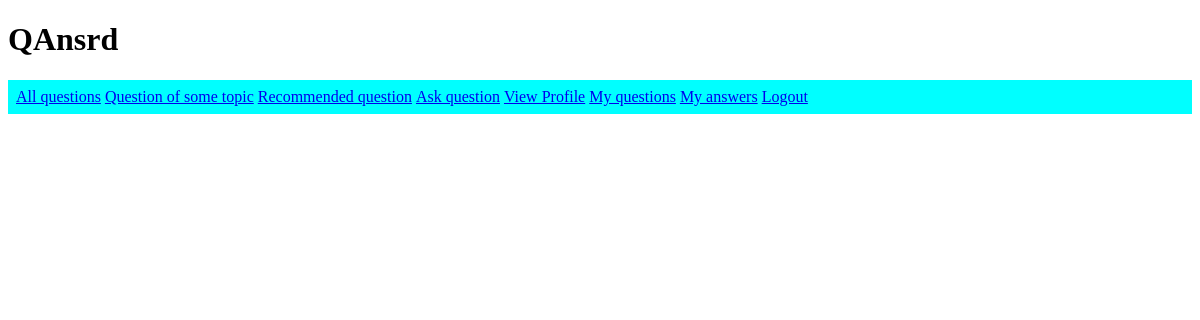
The page /answers (signed in) on the database as committed earlier.
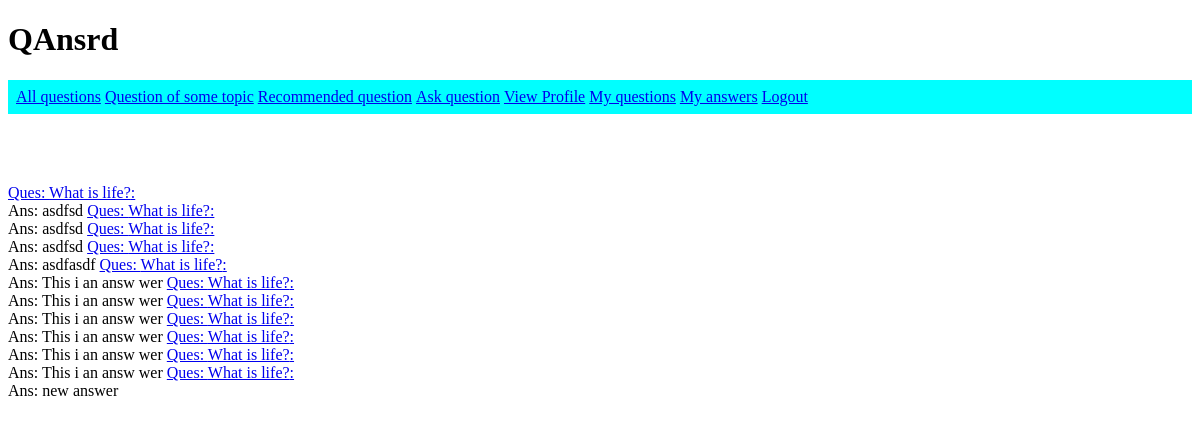
The same page on the database as committed later.
### models.py (models this page shows, shortened)
class Answer(db.Model):
    id = db.Column(db.Integer, primary_key=True)
    answer_text = db.Column(db.String(1000))
    user_id = db.Column(db.Integer, db.ForeignKey('user.id'))
    question_id = db.Column(db.Integer, db.ForeignKey('question.id'))

class Question(db.Model):
    id = db.Column(db.Integer, primary_key=True)
    question_text = db.Column(db.String(1000))
    user_id = db.Column(db.Integer, db.ForeignKey('user.id'))
    question_tags = db.relationship('QuestionTag', backref='question', lazy = 'dynamic')#relatioship with question
    answers = db.relationship('Answer', backref='question', lazy = 'dynamic')

### app.py (the view)
@app.route('/answers')
def my_answers():
    uname = session['user']
    user = User.query.filter_by(uname=uname).first()
    answers = user.answers.all()
    return render_template('answers.html', answers=answers)

### templates/answers.html
{% extends "base.html" %}
{% block body %}
{% for answer in answers %}
<a href="/qs/{{answer.question.id}}">
        Ques: {{ answer.question.question_text }}: <br>
    </a>
    Ans: {{ answer.answer_text }}
{% endfor %}
{% endblock %}

### templates/base.html (shortened to what this page needs)
<!DOCTYPE html>
<html lang="en">
<head>
</head>
<body>
    <h1> QAnsrd </h1>
    <ul id="nav_links">
        <li>
            <a href="/qs/all">All questions</a>
        </li>
        <li>
            <a href="/qs/topic/all">Question of some topic</a>
        </li>
        <li>
            <a href="/qs/recc">Recommended question</a>
        </li>
        <li>
            <a href="/new_question">Ask question</a>
        </li>
        <li>
            <a href="/profile">View Profile</a>
        </li>
        <li>
            <a href="/questions">My questions</a>
        </li>
        <li>
            <a href="/answers">My answers</a>
        </li>
        <li>
            <a href="/logout">Logout</a>
        </li>
    </ul>
    <br>
    <br>
    <br>
    {% block body %}
    {% endblock %}
</body>
</body>
</html>

### templates/base.html (style rules this page uses)
#nav_links { padding: 8px; padding-right: 10px; background-color: cyan; }
#nav_links > li { display: inline; list-style-type: none; margin: 0; padding: 0; }

Rows that differ between the two databases and show on the page:
added Answer: question.question_text "What is life?", answer_text "asdfsd"
added Answer: question.question_text "What is life?", answer_text "asdfsd"
added Answer: question.question_text "What is life?", answer_text "asdfsd"
added Answer: question.question_text "What is life?", answer_text "asdfasdf"
added Answer: question.question_text "What is life?", answer_text "This i an answ wer"
added Answer: question.question_text "What is life?", answer_text "This i an answ wer"
added Answer: question.question_text "What is life?", answer_text "This i an answ wer"
added Answer: question.question_text "What is life?", answer_text "This i an answ wer"
added Answer: question.question_text "What is life?", answer_text "This i an answ wer"
added Answer: question.question_text "What is life?", answer_text "This i an answ wer"
added Answer: question.question_text "What is life?", answer_text "new answer"
